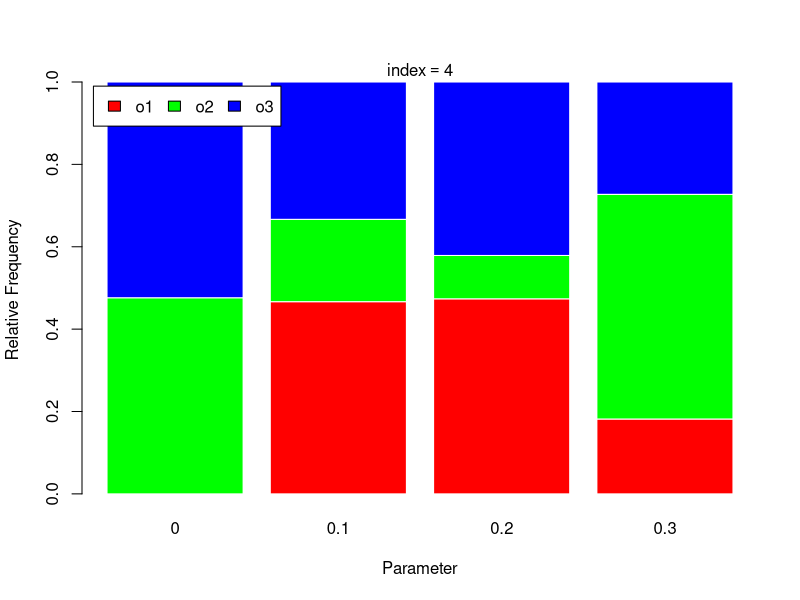
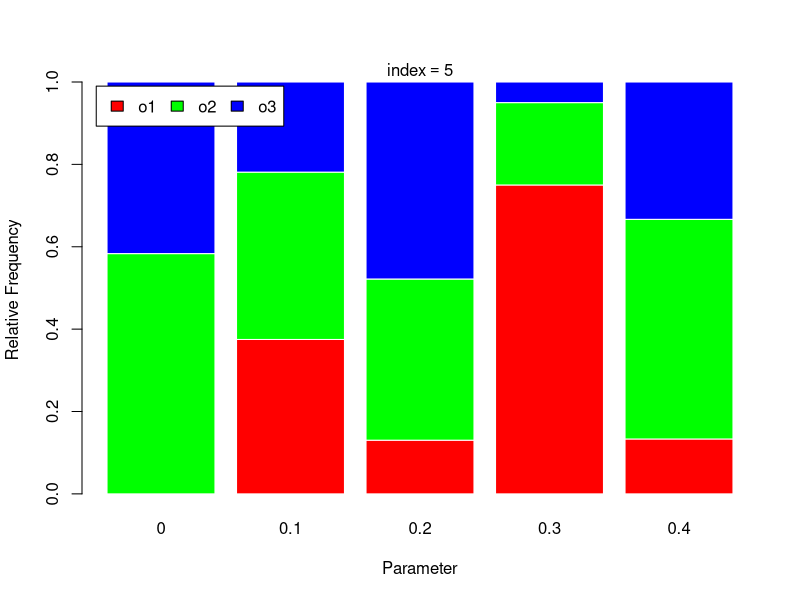
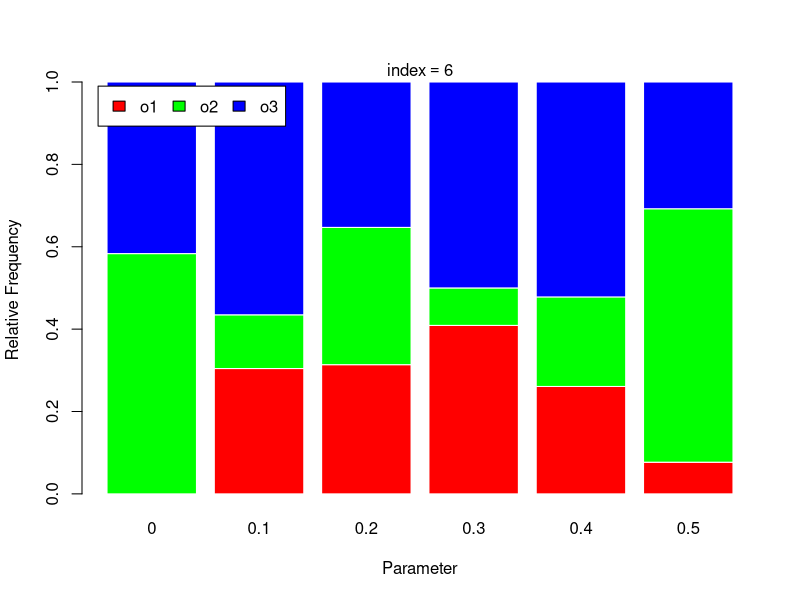
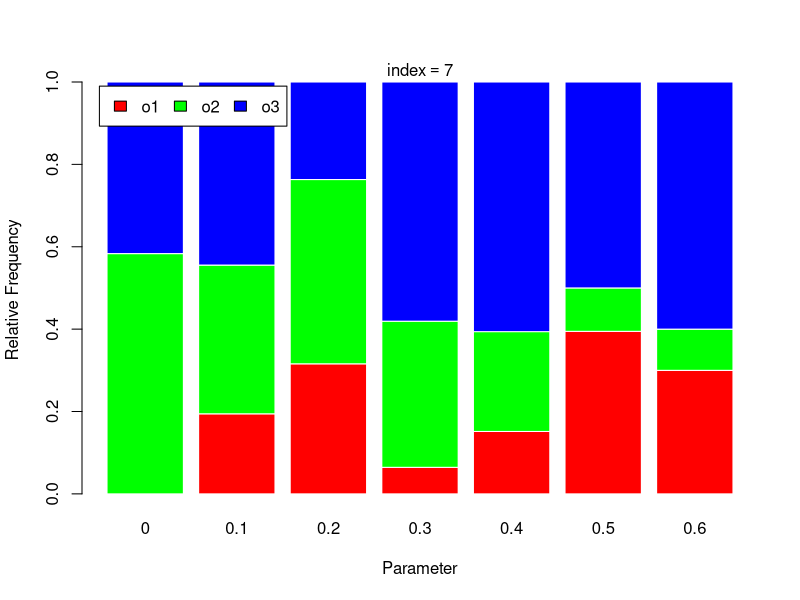

Source code (R) for these figures, in order:
#https://www.r-graph-gallery.com/212-stacked-percent-plot/

#Create data

for( i in 4:7 ){
 set.seed(16)

 png( sprintf("stacked-frequency-index%d.png",i) )

 ncol = i
 nrow = 3
 ntot = ncol*nrow

 data = matrix(sample(0:ntot,ntot) , nrow=nrow, ncol=ncol)

 colnames(data) = seq(0.1,0.1*ncol,by=0.1) - 0.1
 rownames(data) = sprintf("o%d",1:nrow)
 
 #Transform this data in %
 data_percentage=apply(data, 2, function(x){x/sum(x,na.rm=T)})
 
 head(data_percentage)
 
# Make a stacked barplot--> it will be in %!
 vcol = rainbow(nrow)

 barplot(data_percentage, col=vcol, border="white", xlab="Parameter",ylab="Relative Frequency")
 legend( 0.1, 0.99, rownames(data), fill=vcol,ncol=nrow )
 mtext(side=3,cex=1,line=0.1,bquote( index==.(i) ) )

 dev.off()

}
